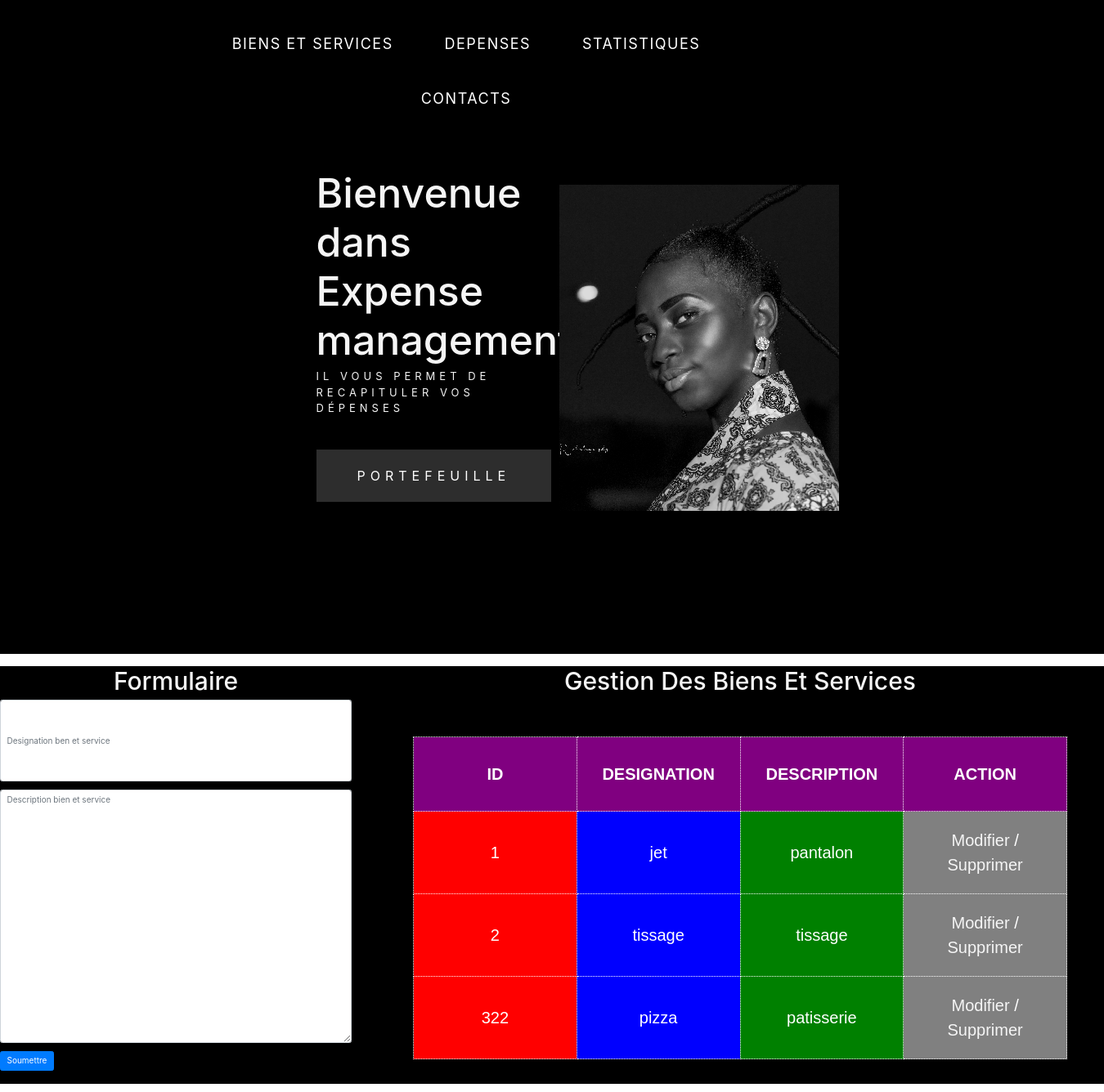
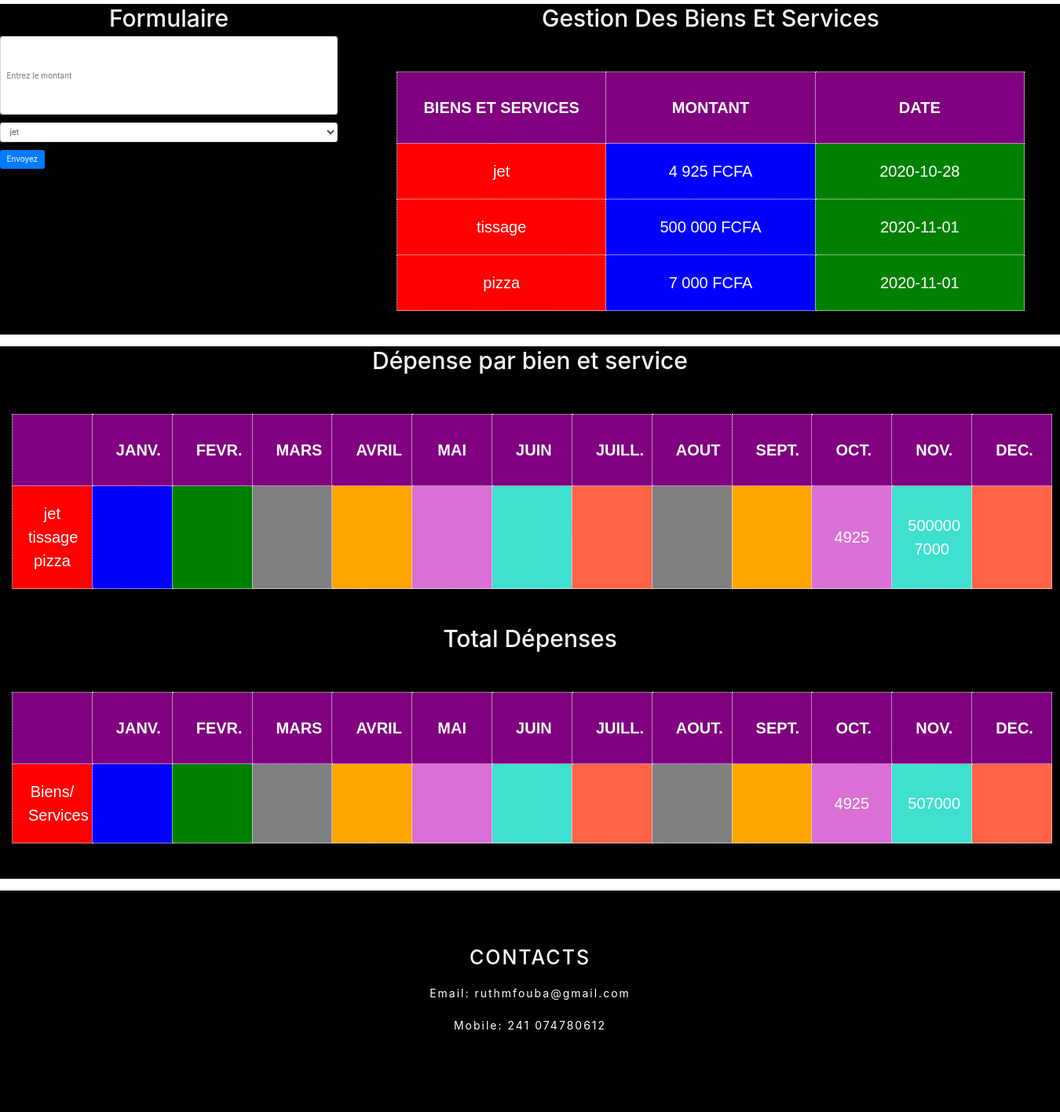
The page / on the database its author committed (2 pictures, top to bottom).
### tables this page shows
CREATE TABLE IF NOT EXISTS `bienetservice` (
  `id_biens_services` int(11) NOT NULL AUTO_INCREMENT,
  `designation_biens_services` varchar(150) NOT NULL,
  `description_biens_services` longtext NOT NULL,
  PRIMARY KEY (`id_biens_services`)
);

CREATE TABLE IF NOT EXISTS `depenses` (
  `id_depenses` int(11) NOT NULL AUTO_INCREMENT,
  `montant` int(11) NOT NULL,
  `date_depenses` date NOT NULL,
  `id_biens_services` int(11) NOT NULL,
  PRIMARY KEY (`id_depenses`,`id_biens_services`),
  KEY `id_biens_services` (`id_biens_services`)
);

### index.php (called while the page is built)
<?php
require_once "./elements/header.php";
require_once "./bien_services/bien.php";
require_once "./depenses/depense.php";
require_once "./statistique.php";
require_once "./elements/footer.php";
?>

### bien_services/traitement.php (called while the page is built)
<?php
  require_once "./elements/connexion.php";
  $requete = $connexion->prepare(" SELECT id_biens_services, designation_biens_services, description_biens_services
      FROM bienetservice");
  $requete->execute();
  $resultats = $requete->fetchAll(2);
  ?>

### depenses/traitement.php (called while the page is built, shortened)
<?php
  require_once "./elements/connexion.php";
  $jointure = " SELECT bienetservice.designation_biens_services, depenses.id_depenses, depenses.montant, depenses.date_depenses
                FROM bienetservice
                INNER JOIN depenses ON bienetservice.id_biens_services = depenses.id_biens_services";
    $requete = $connexion->prepare($jointure);
    $requete->execute();
    $jointures = $requete->fetchAll(2);
  ?>

### bien_services/bien.php (the view)
<link rel="stylesheet" href="../elements/style.css">
<link rel="stylesheet" href="./elements/bootstrap.min.css">
<?php require_once "./bien_services/traitement.php" ?>
<section id="bien" class="bien">
    <div class="row">
    <article class="col-xs-12 col-xm-12  col-md-4 col-lg-4">
    <?php require_once "./bien_services/formulaire.php" ?>
    </article>
    <article class="col-xs-12 col-xm-12  col-md-8 col-lg-8">
        <h1 class="bien-info-heading">Gestion Des Biens Et Services</h1>
        <table>
            <thead>
                <tr>
                    <th>ID</th>
                    <th>Designation</th>
                    <th>Description</th>
                    <th>Action</th>
                </tr>
            </thead>
            <tbody>
                <?php foreach($resultats as $resultat): ?>
                    <tr>
                        <td><?= $resultat['id_biens_services'] ?></td>
                        <td><?= $resultat['designation_biens_services'] ?></td>
                        <td><?= $resultat['description_biens_services'] ?></td>
                        <td><a class="action" href="./bien_services/modifier.php?id_biens_services=<?= $resultat['id_biens_services'] ?>">Modifier</a> / <a class="action" href="./bien_services/supprimer.php?id_biens_services=<?= $resultat['id_biens_services']?>">Supprimer</a></td>
                    </tr>
                <?php endforeach ?>
            </tbody>
        </table>
    </article>
    </div>
</section> <br>

### depenses/depense.php
<link rel="stylesheet" href="../elements/style.css">
<link rel="stylesheet" href="./elements/bootstrap.min.css">
<?php require_once "./depenses/traitement.php" ?>
<section id="bien" class="bien">
    <div class="row">
    <article class="col-xs-12 col-xm-12  col-md-4 col-lg-4">
    <?php require_once "./depenses/formulaire.php" ?>
    </article>
    <article class="col-xs-12 col-xm-12  col-md-8 col-lg-8">
        <h1 class="bien-info-heading">Gestion Des Biens Et Services</h1>
        <table>
            <thead>
                <tr>
                    <th>Biens et services</th>
                    <th>Montant</th>
                    <th>Date</th>
                </tr>
            </thead>
            <tbody>
                <?php foreach($jointures as $resultat): ?>
                    <tr>
                        <td><?= $resultat['designation_biens_services'] ?></td>
                        <td><?= number_format($resultat['montant'], 0 , ',', ' ') ; ?> FCFA </td>
                        <td><?= $resultat['date_depenses'] ?></td>
                    </tr>
                <?php endforeach ?>
            </tbody>
        </table>
    </article>
    </div>
</section> <br>

### statistique.php
<link rel="stylesheet" href="./elements/style.css">
<link rel="stylesheet" href="./elements/bootstrap.min.css">
<?php  require_once "./depenses/traitement.php" ?>
<section id="bien" class="bien">
    <article class="col-xs-12 col-xm-12  col-md-12 col-lg-12">
        <h1 class="bien-info-heading">Dépense par bien et service</h1>
        <table style="width: 1325px;">
            <thead>
                <tr>
                    <th></th>
                    <th>Janv.</th>
                    <th>Fevr.</th>
                    <th>Mars</th>
                    <th>Avril</th>
                    <th>Mai</th>
                    <th>Juin</th>
                    <th>Juill.</th>
                    <th>Aout</th>
                    <th>Sept.</th>
                    <th>Oct.</th>
                    <th>Nov.</th>
                    <th>Dec.</th>
                </tr>
                <tr>
                    <td>
                        <?php foreach($jointures as $jointure): ?>
                            <?= $jointure['designation_biens_services'] ?>
                        <?php endforeach ?>
                    </td>
                    <td><?= somme_par_mois(1)?></td>
                    <td><?= somme_par_mois(2)?></td>
                    <td><?= somme_par_mois(3)?></td>
                    <td><?= somme_par_mois(4)?></td>
                    <td><?= somme_par_mois(5)?></td>
                    <td><?= somme_par_mois(6)?></td>
                    <td><?= somme_par_mois(7)?></td>
                    <td><?= somme_par_mois(8)?></td>
                    <td><?= somme_par_mois(9)?></td>
                    <td><?= somme_par_mois(10)?></td>
                    <td><?= somme_par_mois(11)?></td>
                    <td><?= somme_par_mois(12)?></td>
                </tr>
        </table>
    </article> <br>
    <article class="col-xs-12 col-xm-12  col-md-12 col-lg-12">
        <h1 class="bien-info-heading">Total Dépenses</h1>
        <table style="width: 1325px;">
            <thead>
                <tr>
                    <th></th>
                    <th>Janv.</th>
                    <th>Fevr.</th>
                    <th>Mars</th>
                    <th>Avril</th>
                    <th>Mai</th>
                    <th>Juin</th>
                    <th>Juill.</th>
                    <th>Aout.</th>
                    <th>Sept.</th>
                    <th>Oct.</th>
                    <th>Nov.</th>
                    <th>Dec.</th>
                </tr>
            </thead>
            <tbody>
                <tr>
                    <td>Biens/<br>Services</td>
                        <td><?= somme_total(1) ?></td>
                        <td><?= somme_total(2) ?></td>
                        <td><?= somme_total(3) ?></td>
                        <td><?= somme_total(4) ?></td>
                        <td><?= somme_total(5) ?></td>
                        <td><?= somme_total(6) ?></td>
                        <td><?= somme_total(7) ?></td>
                        <td><?= somme_total(8) ?></td>
                        <td><?= somme_total(9) ?></td>
                        <td><?= somme_total(10) ?></td>
                        <td><?= somme_total(11) ?></td>
                        <td><?= somme_total(12) ?></td>
                    </tr>
            </tbody>
        </table>
    </article> <br>
</section> <br>

### rows shown on the page
bienetservice: id_biens_services "1", designation_biens_services "jet", description_biens_services "pantalon"
bienetservice: id_biens_services "2", designation_biens_services "tissage", description_biens_services "tissage"
bienetservice: id_biens_services "322", designation_biens_services "pizza", description_biens_services "patisserie"
depenses: id_biens_services.designation_biens_services "jet", montant "4 925", date_depenses "2020-10-28"
depenses: id_biens_services.designation_biens_services "tissage", montant "500 000", date_depenses "2020-11-01"
depenses: id_biens_services.designation_biens_services "pizza", montant "7 000", date_depenses "2020-11-01"

### other values the page prints
$m['somme'] "4925"
$m['somme'] "500000"
$m['somme'] "7000"
$m['somme_total'] "4925"
$m['somme_total'] "507000"
form field id_biens_services "jet"
